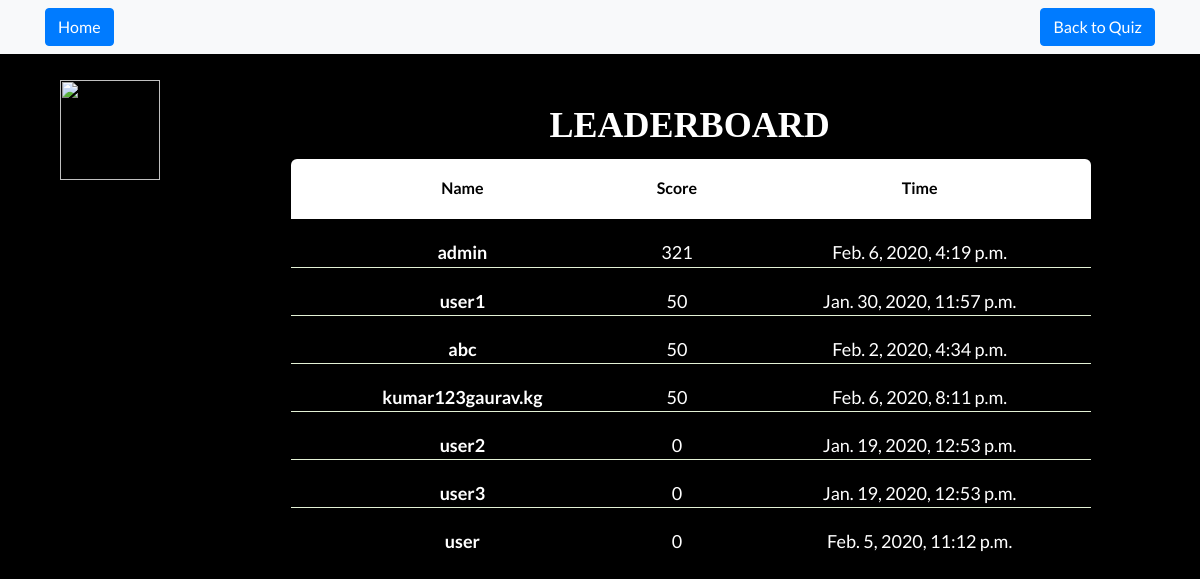
Screenshot of /quiz/leaderboard/ with the database file from the repository.
### game/models.py (models this page shows)
class Profile(models.Model):
	user=models.OneToOneField(User,on_delete=models.CASCADE)
	image = models.ImageField(default='default.jpg', upload_to='profile_pics')
	points=models.IntegerField(default=0)
	money=models.IntegerField(default=0)
	weapon_list=models.TextField(max_length=500, null=True)
	defence_list=models.TextField(max_length=500, null=True)
	is_playing = models.BooleanField(default=True)
	score=models.IntegerField(default=0)
	curr_round=models.IntegerField(default=1)
	submit_time =  models.DateTimeField(auto_now_add=True, null=True)
	class Meta:
		ordering = ('-points',)
	def __str__(self):
		return str(self.user)

### quiz/views.py (the view)
# urls.py: path('leaderboard/',views.leaderboard,name='leaderboard'),
def leaderboard(request):
	people=[]
	profiles = Profile.objects.order_by("-score","submit_time")
	print(profiles)
	for i in profiles:
		myuser = User.objects.get(id=i.user_id)
		if i.score>=0:
			people.append({
				'username':myuser.username,
				'score':i.score,
				'time':i.submit_time,
				})
	return render(request,'quiz/leaderboard2.html',{'people':people})

### quiz/templates/quiz/leaderboard2.html (shortened to what this page needs)
<html>
    <head>
      {% load static %}
       <link  href="{% static 'quiz/css4/style.css' %}" rel="stylesheet">
    <link href="{% static 'quiz/vendor1/bootstrap/css/bootstrap.min.css' %}" rel="stylesheet">
    <link href="{% static 'quiz/vendor1/fontawesome-free/css/all.min.css' %}" rel="stylesheet">
    <link href="{% static 'quiz/vendor1/simple-line-icons/css/simple-line-icons.css' %}" rel="stylesheet" type="text/css">
     <link rel="stylesheet" media="screen" href="{% static 'quiz/demo/css/style.css' %}">
    <link href="{% static 'quiz/css1/landing-page2.min.css' %}" rel="stylesheet">
   <link  href="{% static 'quiz/css4/style.css' %}" rel="stylesheet">
  </head>
    <body>
      <nav class="navbar navbar-light bg-light static-top">
    		<div class="container">
          {% if user.is_authenticated %}
           	<a class="btn btn-primary" href="{% url 'index2' %}">Home</a>
    			{% else %}
          	<a class="btn btn-primary" href={% url 'index' %}>Home</a>
              {% endif %}
              {% if user.is_authenticated %}
                <a class="btn btn-primary" href="{%url 'get_question' %}">Back to the Quiz</a>
              {% else %}
                <a class="btn btn-primary" href="quiz/login">Back to Quiz</a>
                  {% endif %}
    		</div>
    	</nav>
<div>
<a href="https://arhn.co.in/" target="_blank"><img src="{% static 'img/logo.png' %}" id="logo"></a>
  <div class="container" style="position: absolute;left:-2%;>
  <div class="col-xs-8" id="leader" >
      <br />
      <br />
      <br />
      <br/>
      <br/>
       <h1 id="leaderboard" style="text-align:center; font-family: 'Georgia, serif'; font-size: 3em; color:white;">LEADERBOARD</h1>
       <br/>
       <br/>
<div id="mytable">
      <table>
          <thead>
          <tr>
          <th><br />Name</th>
          <th><br />Score</th>
         <th><br />Time</th>
          </tr>
          </thead>
          <tbody>
{% for person in people %}
<tr>
    <td><br /><b>{{person.username}}</b></td>
  <td><br />
  {{person.score}}
  </td>
  <td><br />
  {{person.time}}
  </td>
  </tr>
 {% endfor %}
</tbody>
</table>
</div>
</div>
</div>
<div id="particles-js">
</div>
</body>
</html>

### quiz/static/quiz/css4/style.css (style rules this page uses)
table { border-spacing: 1; border-collapse: collapse; border-radius: 6px; overflow: hidden; max-width: 800px; width: 100%; position: relative; }
table * { position: relative; }
table td, table th { padding-left: 28px; }
table thead tr { height: 60px; background: white; font-size: 16px; color: black; }
table tbody tr { height: 48px; opacity: 1; color: white; font-size: 1.5em; border-bottom: 1px solid #E3F1D5; }
table tbody tr:last-child { border: 0; }
table td, table th { text-align: center; }

### quiz/static/quiz/demo/css/style.css (style rules this page uses)
html,body,div,span,object,iframe,h1,h2,h3,h4,h5,h6,p,blockquote,pre,abbr,address,cite,code,del,dfn,em,img,ins,kbd,q,samp,small,strong,sub,sup,var,b,i,dl,dt,dd,ol,ul,li,fieldset,form,label,legend,table,caption,tbody,tfoot,thead,tr,th,td,article,aside,canvas,details,figcaption,figure,footer,header,hgroup,menu,nav,section,summary,time,mark,audio,video { margin:0;padding:0;border:0;outline:0;font-size:100%;vertical-align:baseline;background:transparent }
body { line-height:1 }
article,aside,details,figcaption,figure,footer,header,hgroup,menu,nav,section { display:block }
a { margin:0;padding:0;font-size:100%;vertical-align:baseline;background:transparent;text-decoration:none }
table { border-collapse:collapse;border-spacing:0 }
html,body { width:100%; height:100%; background:#000000; }
html { -webkit-tap-highlight-color: rgba(0, 0, 0, 0); }
body { font:normal 75% Arial, Helvetica, sans-serif; }
#particles-js { margin-top:10%; position: fixed; top: 0; width: 100%; height: 100%; left: 0; }

### quiz/templates/quiz/leaderboard2.html (style rules this page uses)
@media only screen and (min-width: 768px) { #leader { margin-left: 25%; right: 1%; } }
@media (min-width:1000px) { #leaderboard { position:absolute; left:24%; top:10%; } }
@media (min-width:768px) { #logo { position:absolute; top:10%; height:100px; } }
#logo { left:5%; }

### rows the page displays
Profile: time "Feb. 6, 2020, 4:19 p.m."
Profile: time "Jan. 30, 2020, 11:57 p.m."
Profile: time "Feb. 2, 2020, 4:34 p.m."
Profile: time "Feb. 6, 2020, 8:11 p.m."
Profile: time "Jan. 19, 2020, 12:53 p.m."
Profile: time "Jan. 19, 2020, 12:53 p.m."
Profile: time "Feb. 5, 2020, 11:12 p.m."

### other values shown
{{ person.username }} "admin" "user1" "abc" "kumar123gaurav.kg" "user2" "user3" "user"
{{ person.score }} "321" "50" "50" "50" "0" "0" "0"
